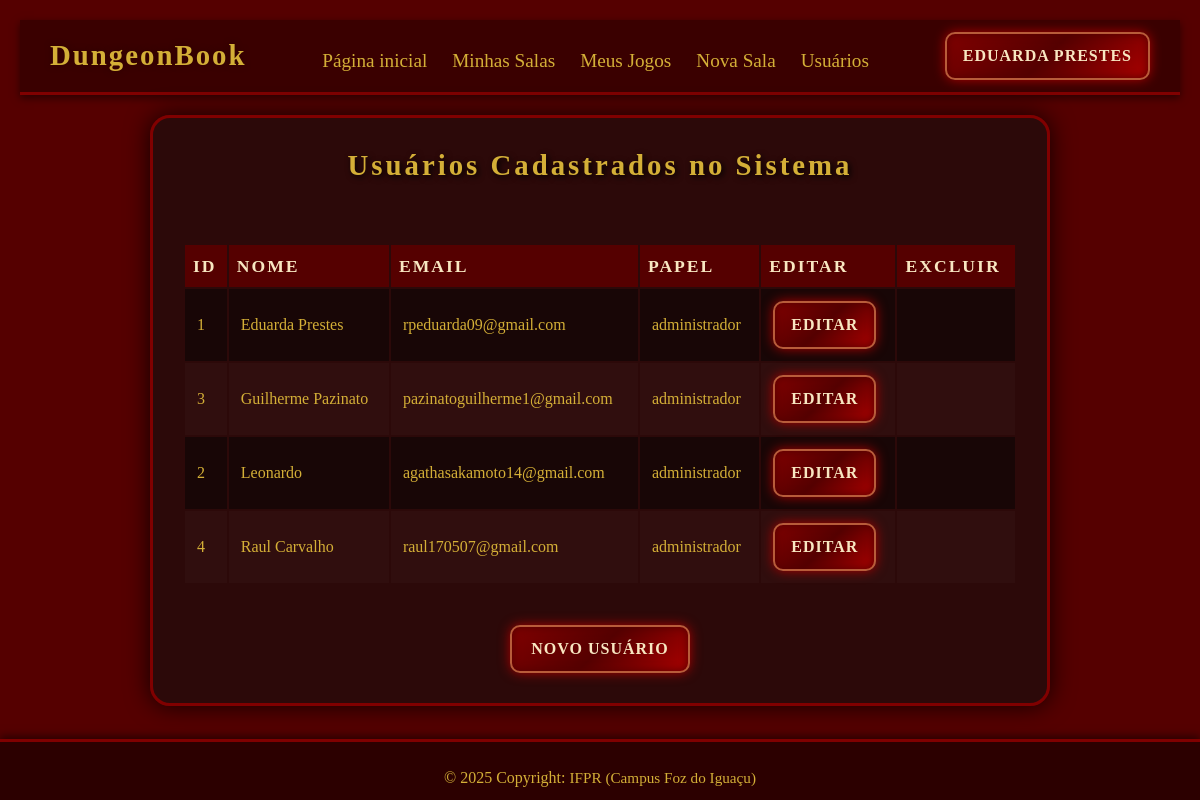
The page /app/controller/UsuarioController.php?action=list (signed in) on the database its author committed.
### tables this page shows
CREATE TABLE IF NOT EXISTS `usuarios` (
    `id` INT NOT NULL AUTO_INCREMENT,
    `papel` ENUM('jogador', 'administrador') NOT NULL,
    `nome` VARCHAR(100) NOT NULL,
    `apelido` VARCHAR(50) NULL DEFAULT NULL,
    `email` VARCHAR(100) NOT NULL,
    `telefone` VARCHAR(20) NULL DEFAULT NULL,
    `data_nascimento` DATE NOT NULL,
    `senha` VARCHAR(255) NOT NULL,
    `foto` VARCHAR(255) NULL,
    PRIMARY KEY (`id`),
    UNIQUE INDEX `email_unique` (`email` ASC),
    UNIQUE INDEX `apelido_unique` (`apelido` ASC)
);

### app/controller/UsuarioController.php (called while the page is built, shortened)
<?php
require_once(__DIR__ . "/Controller.php");
require_once(__DIR__ . "/../dao/UsuarioDAO.php");
require_once(__DIR__ . "/../model/Usuario.php");
class UsuarioController extends Controller
{
    private UsuarioDAO $usuarioDao;
    public function __construct()
    {
        $this->usuarioDao = new UsuarioDAO();
        $this->handleAction();
    }
    protected function list(string $msgErro = "", string $msgSucesso = "")
    {
        $dados["lista"] = $this->usuarioDao->list();
        $this->loadView("usuario/List.php", $dados,  $msgErro, $msgSucesso);
    }
}
new UsuarioController();

### app/model/Usuario.php (called while the page is built, shortened)
<?php
class Usuario
{
    private ?int $id;
    private ?string $papel;
    private ?string $nome;
    private ?string $email;
    public function getId(): ?int
    {
        return $this->id;
    }
    public function setId(?int $id): self
    {
        $this->id = $id;
        return $this;
    }
    public function getPapel(): ?string
    {
        return $this->papel;
    }
    public function setPapel(?string $papel): self
    {
        $this->papel = $papel;
        return $this;
    }
    public function getNome(): ?string
    {
        return $this->nome;
    }
    public function setNome(?string $nome): self
    {
        $this->nome = $nome;
        return $this;
    }
    public function getEmail(): ?string
    {
        return $this->email;
    }
    public function setEmail(?string $email): self
    {
        $this->email = $email;
        return $this;
    }
}

### app/dao/UsuarioDAO.php (called while the page is built, shortened)
<?php
include_once(__DIR__ . "/../model/Usuario.php");
class UsuarioDAO
{
    public function list()
    {
        $conn = Connection::getConn();
        $sql = "SELECT * FROM usuarios u ORDER BY u.nome";
        $stm = $conn->prepare($sql);
        $stm->execute();
        $result = $stm->fetchAll();
        return $this->mapUsuarios($result);
    }
    private function mapUsuarios($result)
    {
        $usuarios = array();
        foreach ($result as $reg) {
            $usuario = new Usuario();
            $usuario->setId($reg['id']);
            $usuario->setPapel($reg['papel']);
            $usuario->setNome($reg['nome']);
            $usuario->setApelido($reg['apelido']);
            $usuario->setEmail($reg['email']);
            $usuario->setTelefone($reg['telefone']);
            $usuario->setDataNascimento($reg['data_nascimento']);
            $usuario->setSenha($reg['senha']);
            $usuario->setFoto($reg['foto']);
            array_push($usuarios, $usuario);
        }
        return $usuarios;
    }
}

### app/view/usuario/List.php (the view, shortened to what this page needs)
<?php
require_once(__DIR__ . "/../include/Header.php");
require_once(__DIR__ . "/../include/Menu.php");
?>
<link rel="stylesheet" href="<?= BASEURL ?>/view/css/bootstrap.min.css">
<link rel="stylesheet" href="<?= BASEURL ?>/view/css/List.css">
<div class="container">
    <h3>Usuários Cadastrados no Sistema</h3>
    <div class="row" style="margin-top: 20px;">
        <div class="col-12">
            <table id="tabUsuarios">
                <thead>
                    <tr>
                        <th>ID</th>
                        <th>Nome</th>
                        <th>Email</th>
                        <th>Papel</th>
                        <th>Editar</th>
                        <th>Excluir</th>
                    </tr>
                </thead>
                <tbody>
                    <?php foreach ($dados['lista'] as $usu): ?>
                        <tr>
                            <td><?= $usu->getId(); ?></td>
                            <td><?= $usu->getNome(); ?></td>
                            <td><?= $usu->getEmail(); ?></td>
                            <td><?= $usu->getPapel(); ?></td>
                            <td>
                                <a class="btn"
                                    href="<?= BASEURL ?>/controller/UsuarioController.php?action=edit&id=<?= $usu->getId() ?>">
                                    Editar</a>
                            </td>
                            <td>
                            </td>
                        </tr>
                    <?php endforeach; ?>
                </tbody>
            </table>
            <div class="botao-container">
                <a class="btn"
                    href="<?= BASEURL ?>/controller/UsuarioController.php?action=create">
                    Novo Usuário</a>
            </div>
        </div>
    </div>
</div>
<?php
require_once(__DIR__ . "/../include/Footer.php");
?>

### app/controller/Controller.php (shortened to what this page needs)
<?php
class Controller
{
    protected function handleAction()
    {
        $action = NULL;
        if (isset($_GET['action']))
            $action = $_GET['action'];
        $this->callAction($action);
    }
    protected function callAction($methodName)
    {
        if ($methodName && method_exists($this, $methodName))
            $this->$methodName();
        else {
            echo "Ação não encontrada no controller.<br>";
            echo "Verifique com o administrador do sistema.";
        }
    }
    protected function loadView(string $path, array $dados, string $msgErro = "", string $msgSucesso = "")
    {
        $caminho = __DIR__ . "/../view/" . $path;
        if (file_exists($caminho)) {
            require $caminho;
        } else {
            echo "Erro ao carrega a view solicitada<br>";
            echo "Caminho: " . $caminho;
        }
    }
}

### app/view/include/Header.php (shortened to what this page needs)
<!DOCTYPE html>
<html lang="pt">
<head>
    <link rel="stylesheet" href="<?= BASEURL ?>/view/css/bootstrap.min.css">
</head>
<body>

### app/view/include/Menu.php (shortened to what this page needs)
<?php
$nome = "(Sessão expirada)";
if (isset($_SESSION[SESSAO_USUARIO_NOME]))
    $nome = $_SESSION[SESSAO_USUARIO_NOME];
?>
<link rel="stylesheet" href="<?= BASEURL ?>/view/css/bootstrap.min.css">
<link rel="stylesheet" href="<?= BASEURL ?>/view/css/Menu.css">
<nav class="menu">
    <div class="menu-logo"> <span class="titulo">DungeonBook</span> </div>
    <ul class="menu-links">
        <li><a href="<?= BASEURL ?>/controller/SalaController.php?action=list">Página inicial</a></li>
        <li><a href="<?= BASEURL ?>/controller/SalaController.php?action=listMinhasSalas">Minhas Salas</a></li>
        <li><a href="<?= BASEURL ?>/controller/SalaController.php?action=listMeusJogos">Meus Jogos</a></li>
        <li><a href="<?= BASEURL ?>/controller/SalaController.php?action=create">Nova Sala</a></li>
        <?php if (isset($_SESSION[SESSAO_USUARIO_PAPEL]) && $_SESSION[SESSAO_USUARIO_PAPEL] ===  UsuarioPapel::ADMINISTRADOR): ?>
            <li><a href="<?= BASEURL ?>/controller/UsuarioController.php?action=list">Usuários</a></li>
        <?php endif; ?>
    </ul>
    <div class="menu-perfil">
        <div class="dropdown"> <button class="perfil-btn"><?= $nome ?></button>
        </div>
    </div>
</nav>

### app/view/include/Footer.php (shortened to what this page needs)
<link rel="stylesheet" href="<?= BASEURL ?>/view/css/Footer.css">
<footer>
    <div>
        © 2025 Copyright:
        <a href="https://foz.ifpr.edu.br" target="_blank">IFPR (Campus Foz do Iguaçu)</a>
    </div>
</footer>
</body>
</html>

### app/view/css/Menu.css (style rules this page uses)
body { margin: 0; font-family: 'Caudex', cursive; background-color: rgba(0, 0, 0, 0.9); color: #d4af37; }
.menu { display: flex; justify-content: space-between; align-items: center; background-color: #3a0000; padding: 12px 30px; border-bottom: 3px solid #800000; color: #d4af37; font-family: 'Caudex', cursive; box-shadow: 0 3px 8px rgba(0, 0, 0, 0.5); }
.menu-logo .titulo { font-size: 1.8em; font-weight: bold; letter-spacing: 2px; color: #d4af37; text-shadow: 0 0 6px #2b0000; }
.menu-links { list-style: none; display: flex; justify-content: center; flex: 1; margin: 0; padding: 0; gap: 25px; }
.menu-links li a { display: inline-block; margin-top: 10px; color: #d4af37; font-family: 'Cinzel', serif; text-decoration: none; font-size: 1.20em; transition: all 0.3s ease; }
.menu-perfil { position: relative; }
.perfil-btn { background: linear-gradient(135deg, #800000, #550000, #aa0000); border: 2px solid #b85c3a; padding: 10px 16px; border-radius: 10px; font-size: 1em; color: #f8e6c1; cursor: pointer; font-weight: bold; text-transform: uppercase; letter-spacing: 1px; box-shadow: 0 0 12px #aa0000, inset 0 0 8px #550000; transition: all 0.3s ease; text-decoration: none; }
.menu-links li a, .menu-logo .titulo, .menu-perfil .perfil-btn { font-family: 'Caudex', cursive; }

### app/view/css/List.css (style rules this page uses)
body { background-color: #550000; font-family: 'Caudex', cursive; color: #d4af37; margin: 0; padding: 20px; }
.container { background: rgba(40, 10, 10, 0.9); border: 3px solid #800000; padding: 30px; border-radius: 20px; box-shadow: 0 0 25px rgba(0, 0, 0, 0.8); max-width: 900px; margin: 20px auto; backdrop-filter: blur(6px); }
h3 { font-weight: bold; font-size: 1.8em; color: #d4af37; text-shadow: 2px 2px 6px #000; margin-bottom: 40px; text-align: center; letter-spacing: 3px; }
table { width: 100%; border-collapse: unset; margin-bottom: 0px; }
thead { background-color: #550000; }
thead th { color: #f8e6c1; font-size: 1.1em; padding: 8px; text-align: left; text-transform: uppercase; letter-spacing: 2px; }
tbody tr { background-color: rgba(20, 5, 5, 0.8); transition: background 0.3s ease; }
tbody tr:nth-child(even) { background-color: rgba(50, 15, 15, 0.8); }
td { padding: 12px; border-bottom: 2px; color: #d4af37; }
button, .btn { background: linear-gradient(135deg, #800000, #550000, #aa0000); border: 2px solid #b85c3a; padding: 10px 16px; border-radius: 10px; font-size: 1em; color: #f8e6c1; cursor: pointer; font-weight: bold; text-transform: uppercase; letter-spacing: 1px; box-shadow: 0 0 12px #aa0000, inset 0 0 8px #550000; transition: all 0.3s ease; text-decoration: none; }
.botao-container { text-align: center; margin-top: 40px; }
.botao-container .btn { display: inline-block; width: auto; min-width: 180px; }

### app/view/css/Footer.css (style rules this page uses)
footer { position: fixed; bottom: 0; left: 0; width: 100%; background-color: rgba(40, 0, 0, 0.9); border-top: 3px solid #800000; color: #d4af37; text-align: center; padding: 15px 0 10px 0; font-family: 'Caudex', cursive; box-shadow: 0 -3px 8px rgba(0, 0, 0, 0.5); }
footer a { display: inline-block; margin-top: 10px; color: #d4af37; font-family: 'Cinzel', serif; text-decoration: none; font-size: 0.95em; transition: all 0.3s ease; }

### rows shown on the page
usuarios: id "1", nome "Eduarda Prestes", email "rpeduarda09@gmail.com", papel "administrador"
usuarios: id "3", nome "Guilherme Pazinato", email "pazinatoguilherme1@gmail.com", papel "administrador"
usuarios: id "2", nome "Leonardo", email "agathasakamoto14@gmail.com", papel "administrador"
usuarios: id "4", nome "Raul Carvalho", email "raul170507@gmail.com", papel "administrador"

### other values the page prints
$nome "EDUARDA PRESTES"
